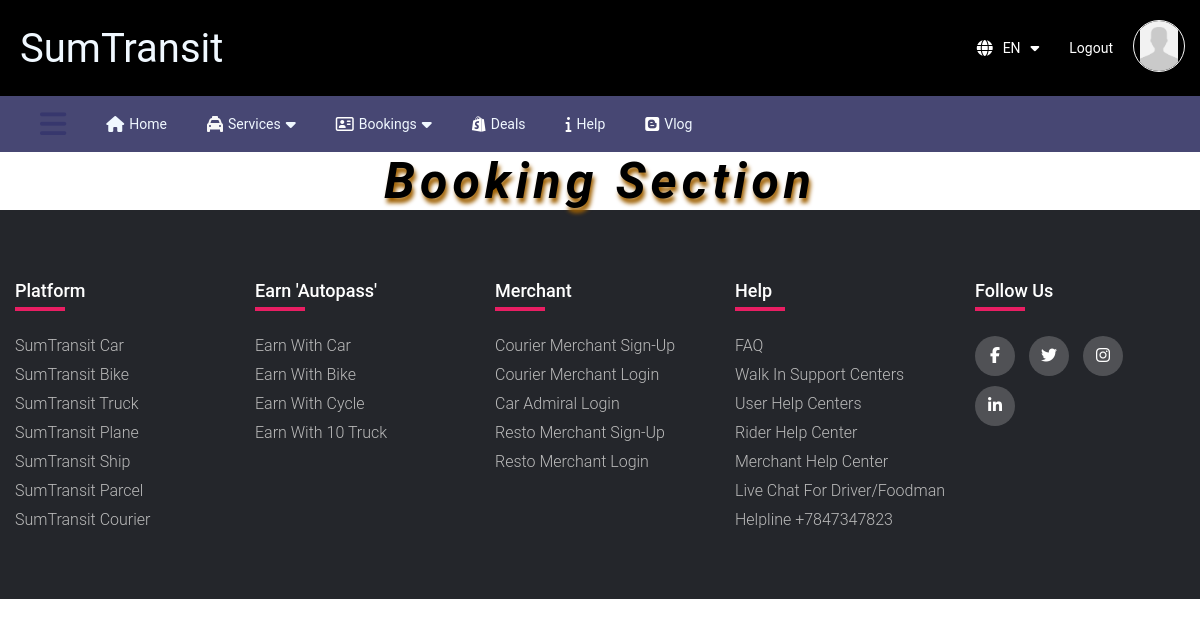
The page /Driver/Car/Booking/ (signed in) on the database as committed earlier.
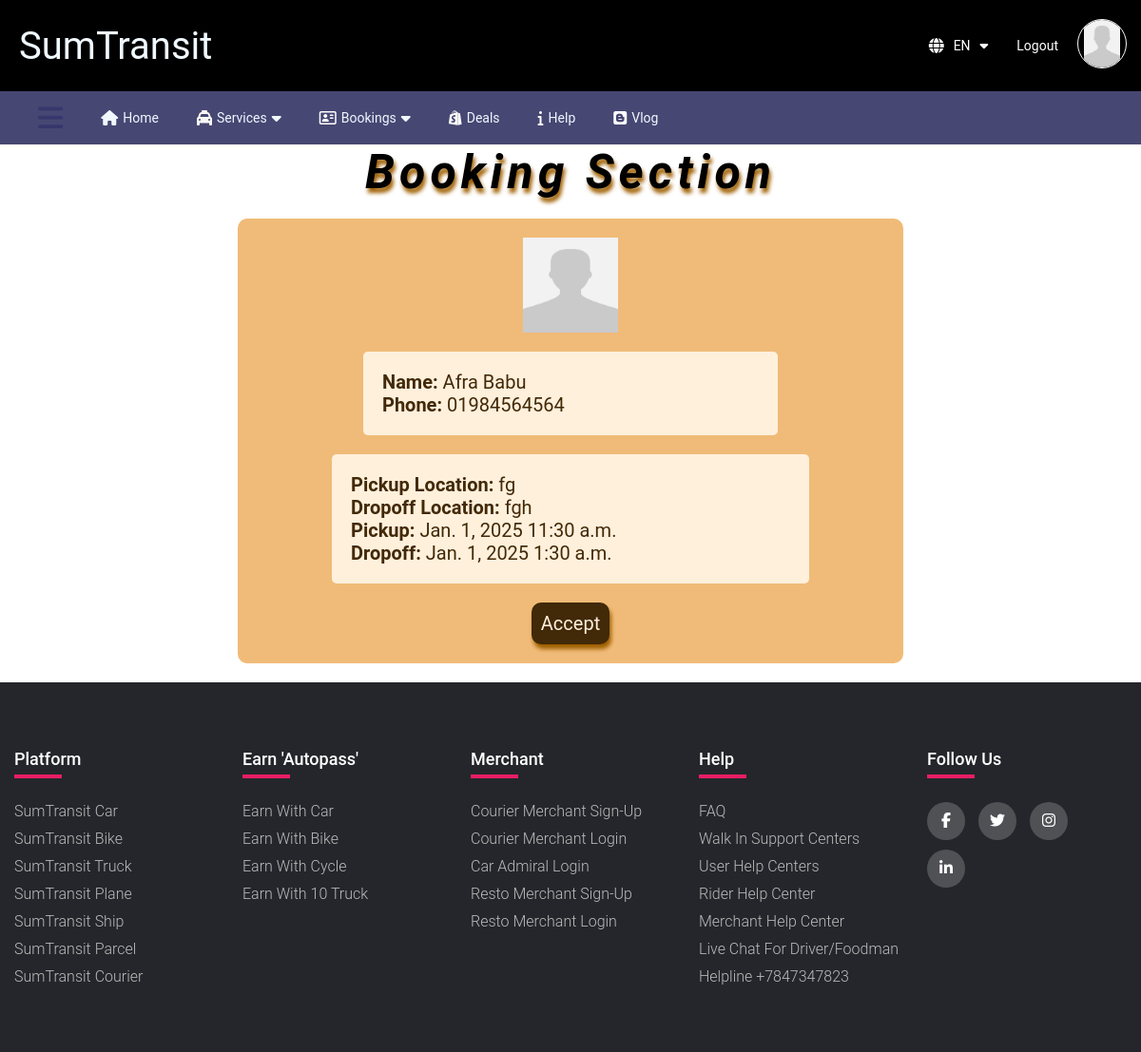
The same page on the database as committed later.
### main/models.py (models this page shows, shortened)
class Booking(models.Model):
    STATUS_CHOICES = [
        ('Pending', 'Pending'),
        ('Approved', 'Approved'),
        ('Rejected', 'Rejected'),
    ]
    customerid = models.ForeignKey('RiderRegister', on_delete=models.CASCADE, related_name='customer_bookings',null=True, blank=True)
    driverid = models.ForeignKey('CarRegister', on_delete=models.CASCADE, null=True, blank=True, related_name='driver_bookings')
    name = models.CharField(max_length=100)
    phone_number = models.CharField(max_length=15)
    pickup_location = models.CharField(max_length=255)
    pickup_date = models.DateField(default=datetime.date(1999, 10, 10))
    pickup_time = models.TimeField(default=datetime.time(0, 0))
    dropoff_location = models.CharField(max_length=255)
    dropoff_date = models.DateField(default=datetime.date(1999, 10, 10))
    dropoff_time = models.TimeField(default=datetime.time(0, 0))
    driver_name=models.CharField(max_length=100,null=True, blank=True)
    driver_phone_number = models.CharField(max_length=15,null=True, blank=True)
    driver_prof=models.ImageField( upload_to='profilepic/', null=True, blank=True)
    status = models.CharField(max_length=20, choices=STATUS_CHOICES, default='Pending')
    customer_prof=models.ImageField( upload_to='profilepic/', null=True, blank=True)

### main/views.py (the view)
def confirm_car_booking(request):
    user_booking = Booking.objects.filter(status='Pending')
    return render(request, 'confirm_car_booking.html',{'pendings': user_booking})

### main/context_processors.py (called while the page is built)
def profile_pic(request):
    if request.user.is_authenticated:
        profile_pic = None
        try:
            if request.user.user_type == 'Driver':
                driver = CarRegister.objects.get(user=request.user)
                profile_pic = driver.profilepic.url if driver.profilepic else 'website/images/profile.jpg'
            elif request.user.user_type == 'Customer':
                customer = RiderRegister.objects.get(user=request.user)
                profile_pic = customer.profilepic.url if customer.profilepic else 'website/images/profile.jpg'
        except (CarRegister.DoesNotExist, RiderRegister.DoesNotExist):
            profile_pic = 'website/images/profile.jpg' # Default profile picture
        return {'profile_pic': profile_pic}
    return {'profile_pic': 'website/images/profile.jpg'}

### main/templates/confirm_car_booking.html (shortened to what this page needs)
{% extends 'base.html' %}
{% load static %}
{% block content %}
<div style="align-items: center;display: flex;flex-direction: column;">
    <h1 class="dealsheader">Booking Section</h1>
    <ul>
        {% for pending in pendings %}
        <li>
            <div class="dealsbox">
                <div style="display: flex;justify-content: center;align-items: center;">
                    {% if pending.customer_prof %}
                    <div style="margin-right: 20px;">
                        <img src="{{ booking.customer_prof.url }}" alt="Driver Profile" style="width: 100px;height: 100px;object-fit: cover;border-radius: 50px;
      border: #f7f7f7 1px solid; ">
                        {% else %}
                        <img src="{% static 'website/images/profile.jpg' %}" alt="Default Profile"
                            style="width: 100px;height: 100px;">
                        {% endif %}
                    </div>
                    <div style="display: flex;flex-direction: column;width: 60%;" class="dealsdes">
                        <p><b>Name: </b>{{ pending.name }}</p>
                        <p><b>Phone: </b>{{ pending.phone_number }}</p>
                    </div>
                <div class="dealsdes" style="display: flex;flex-direction: column;">
                    <p><b>Pickup Location: </b>{{ pending.pickup_location }}</p>
                    <p><b>Dropoff Location: </b>{{ pending.dropoff_location }}</p>
                    <p><b>Pickup: </b>{{ pending.pickup_date }} {{ pending.pickup_time }}</p>
                    <p><b>Dropoff: </b>{{ pending.dropoff_date }} {{ pending.dropoff_time }}</p>
                </div>
                <a href="{% url 'accept_booking' pending.id %}" class="thakna">
                    <div class="claimd">
                        <p> Accept
                    </div>
                </a>
            </div>
        </li>
        {% endfor %}
    </ul>
</div>
{% endblock %}

Rows that differ between the two databases and show on the page:
added Booking: name "Afra Babu", phone_number "01984564564", pickup_location "fg", dropoff_location "fgh", pickup_date "Jan. 1, 2025", pickup_time "11:30 a.m.", dropoff_date "Jan. 1, 2025", dropoff_time "1:30 a.m."
